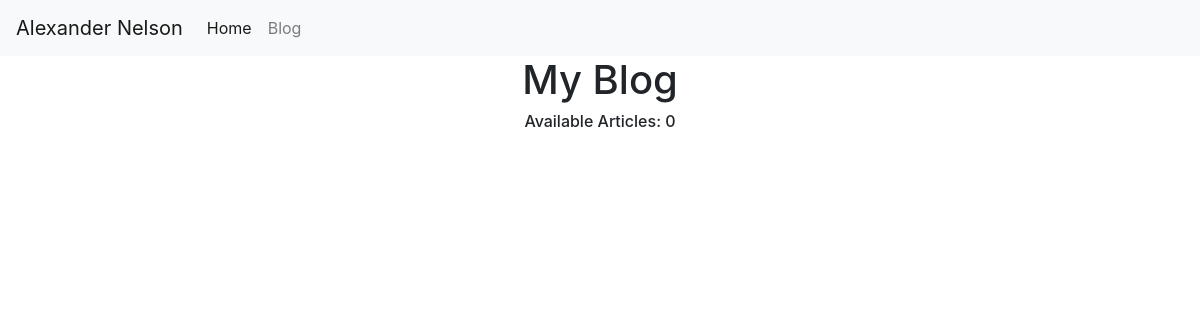
Page /blog/ on the earlier database version.
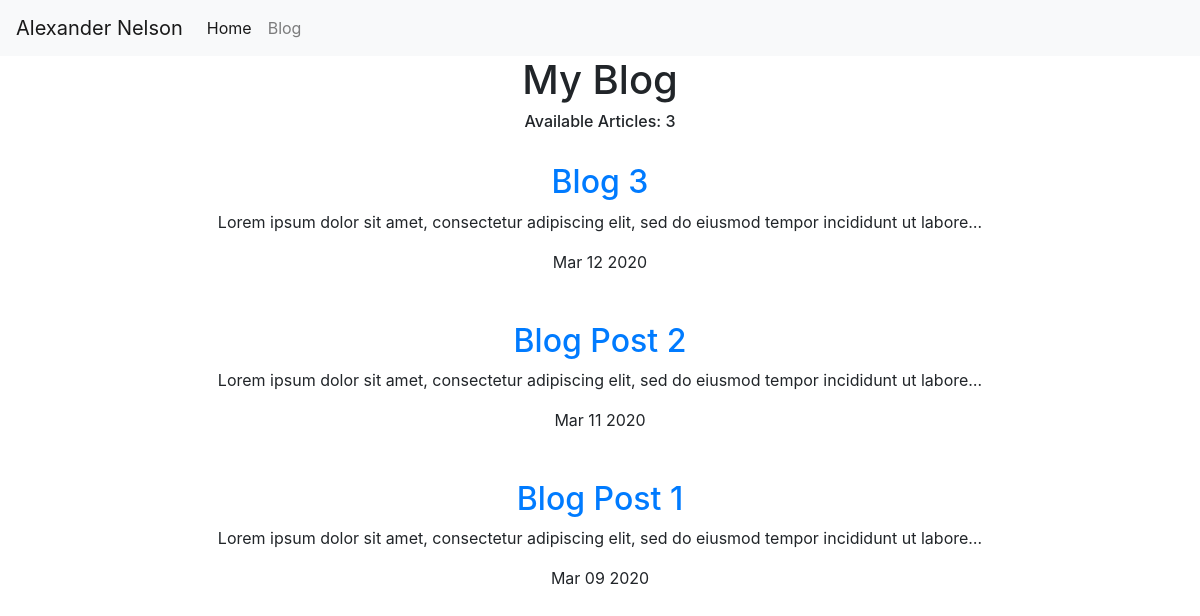
Same page on the later database version.
### blog/models.py (models this page shows, shortened)
class Blog(models.Model):
    title = models.CharField(max_length=200)
    description = models.TextField()
    date = models.DateField()

### blog/views.py (the view)
# urls.py: path('', views.all_blogs, name="all_blogs"),
def all_blogs(request):
    blogs = Blog.objects.order_by('-date')
    return render(request, 'blog/all_blogs.html', {'blogs':blogs})

### blog/templates/blog/all_blogs.html
{% extends 'portfolio/base.html' %}
{% block content %}
    <div class="container text-center">
      <h1>My Blog</h1>
      <h6>Available Article{{ blogs.count|pluralize }}: {{ blogs.count }}</h6>
      <br>
      {% for blog in blogs %}
      <a href="{% url 'blog:detail' blog.id %}"><h2>{{ blog.title }}</h2></a>
      <p>{{ blog.description|striptags|truncatechars:100 }}</p>
      {{ blog.date|date:'M d Y' }}
      <br><br><br>
      {% endfor %}
    </div>
{% endblock %}

Differences in the rows shown:
added Blog: title "Blog 3", description "Lorem ipsum dolor sit amet, consectetur adipiscing elit, sed do eiusmod tempor incididunt ut labore…", date "Mar 12 2020"
added Blog: title "Blog Post 2", description "Lorem ipsum dolor sit amet, consectetur adipiscing elit, sed do eiusmod tempor incididunt ut labore…", date "Mar 11 2020"
added Blog: title "Blog Post 1", description "Lorem ipsum dolor sit amet, consectetur adipiscing elit, sed do eiusmod tempor incididunt ut labore…", date "Mar 09 2020"
Other differences:
{{ blogs.count }}: "0" → "3"
